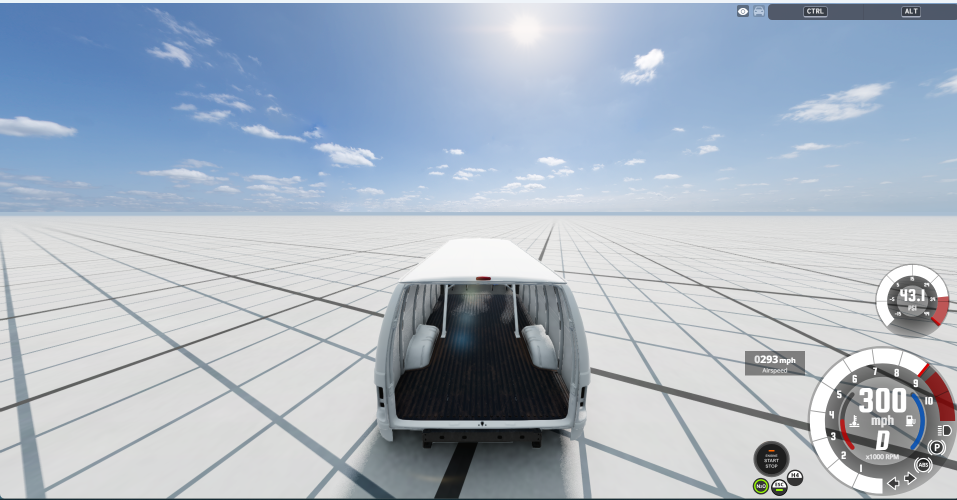
#> input picture 300mph.png, 1914 x 999 px (shown at 1/2 size)
$ python annotationshw.py
#> lines starting #> are read from the running program, lines starting #| are printed output that depends on the picture
import cv2
img=cv2.imread("300mph.png")
#> img is the input picture: shape (999, 1914, 3); mean B, G, R 196, 182, 170.3
res=cv2.resize(img,(1150,600))
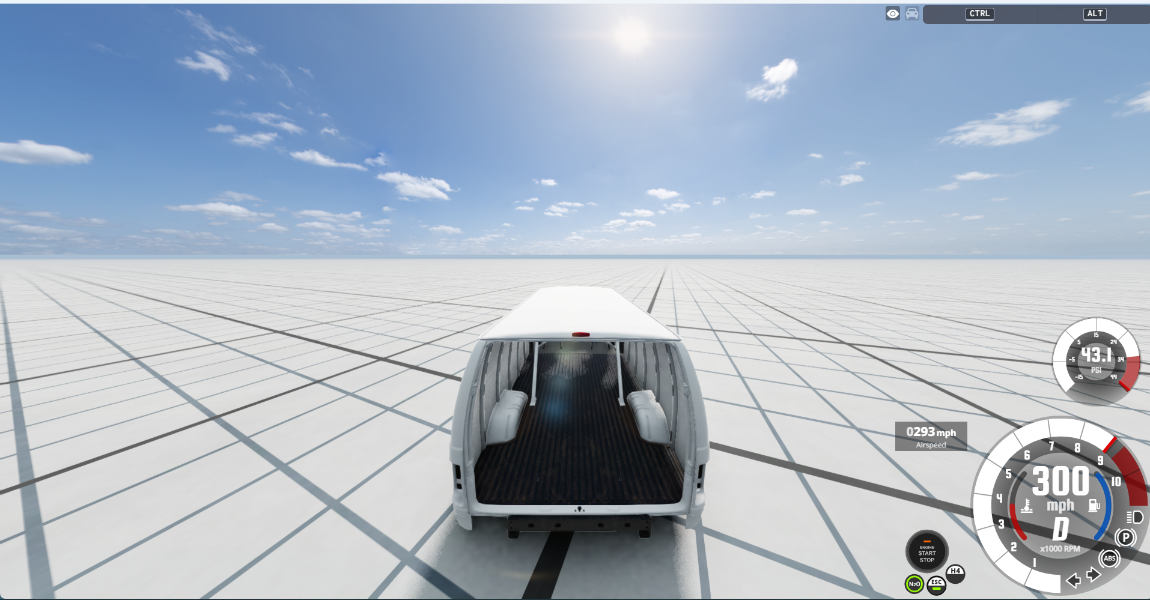
#> res: shape (600, 1150, 3); mean B, G, R 195.9, 182, 170.2
cv2.arrowedLine(res,(0,300),(1150,300),(0,255,0),4,4)
cv2.arrowedLine(res,(1150,300),(0,300),(0,255,0),4,4)
cv2.putText(res,"1150 pixels",(480,310),cv2.FONT_HERSHEY_SIMPLEX,1,(0,0,255),2)
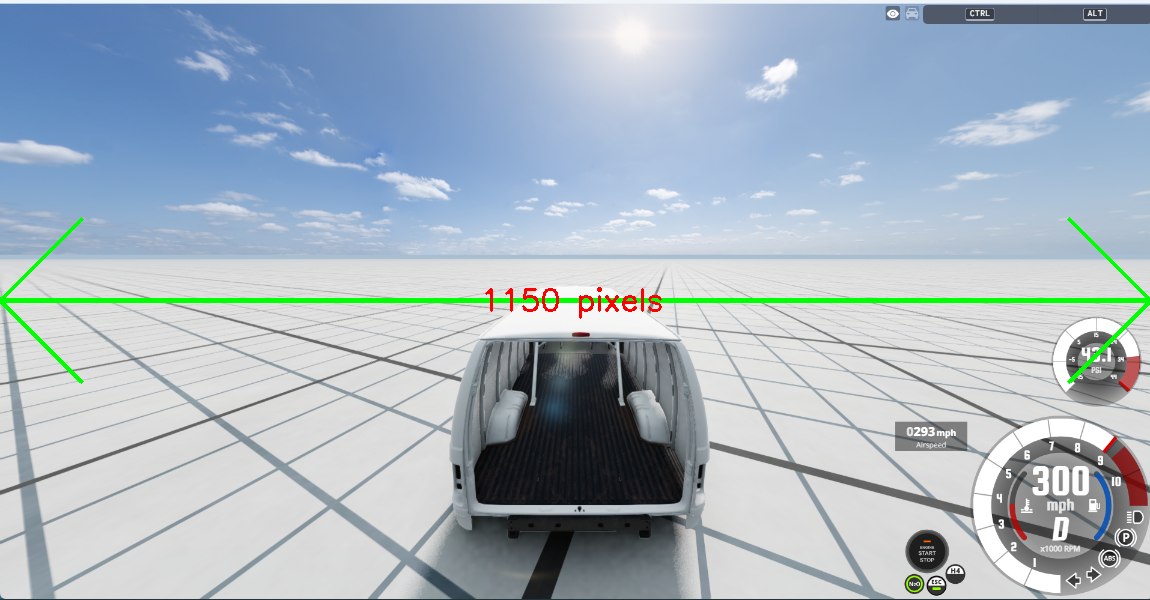
#> res: shape (600, 1150, 3); mean B, G, R 193.3, 181.9, 168
cv2.imwrite("300mph_mod.png",res)
cv2.imshow("300mph.png",res)
cv2.waitKey(0)
cv2.destroyAllWindows()
